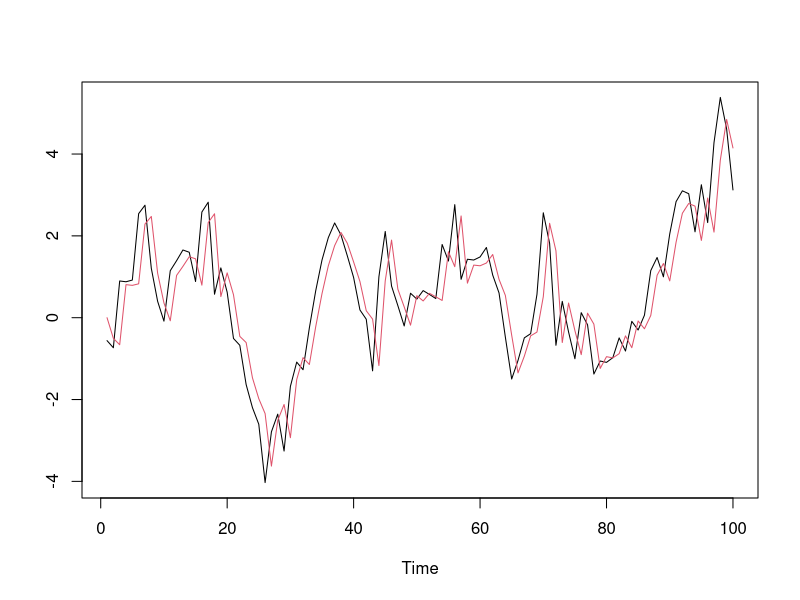
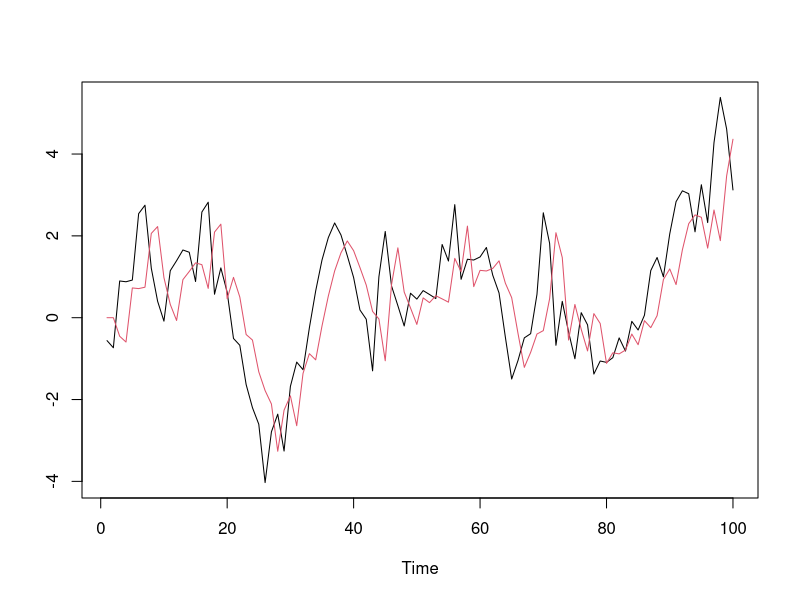

Write the R code that produced these figures, in order.
## ---- chunk 1
knitr::opts_knit$set(root.dir = 'C:/Users/neide/OneDrive/Documents/TimeSeriesR/Data')
## ---- chunk 2
set.seed(123)
n <- 100
z <- rnorm(n)
x <- rep(0,n)
xhat <- rep(0,n)
phi <- .9
x0 <- 0
x[1] <- x0 + z[1]
for(t in 2:n) 
{
  x[t] <- phi*x[t-1] + z[t] 
  xhat[t] <- phi*x[t-1]
}
plot(ts(x),xlab="Time",ylab="")
lines(ts(xhat),col=2)
## ---- chunk 3
set.seed(123)
n <- 100
z <- rnorm(n)
x <- rep(0,n)
xhat <- rep(0,n)
phi <- .9
x0 <- 0
x[1] <- x0 + z[1]
x[2] <- phi*x[1] + z[2]
for(t in 3:n) 
{
  x[t] <- phi*x[t-1] + z[t] 
  xhat[t] <- phi^2*x[t-2]
}
plot(ts(x),xlab="Time",ylab="")
lines(ts(xhat),col=2)
